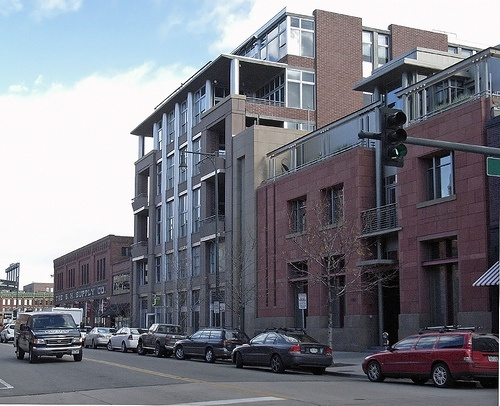
#> input picture test/1.jpg, 500 x 406 px
$ python resizeWithPad.py
#> lines starting #> are read from the running program, lines starting #| are printed output that depends on the picture
#> further down, img is the input picture: shape (406, 500, 3); mean B, G, R 132.6, 123.8, 122.4
import cv2
import math
import numpy as np
from numpy import random

def ResizeWithPad_W(img, target_size, new_value=[127,127,127]):
#> called with target_size = (200, 400)
    ih,iw,_ = img.shape
#> ih = 406; iw = 500
    th,tw = target_size
    resize_rate = float(th/ih)
#> resize_rate = 0.493
    resize_w = int(round(iw*resize_rate))
#> resize_w = 246
    resize_h = int(round(ih*resize_rate))
#> resize_h = 200
    resize_img = cv2.resize(img, (resize_w,resize_h))
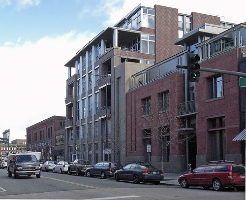
#> resize_img: shape (200, 246, 3); mean B, G, R 132.4, 123.6, 122.2

    new_img = np.full((th,tw,3), new_value, dtype=np.uint8)

    start_w =random.randint(0, max(0, tw-resize_w))
#> start_w = 47
    new_img[:resize_h,start_w:start_w+resize_w,:] = resize_img
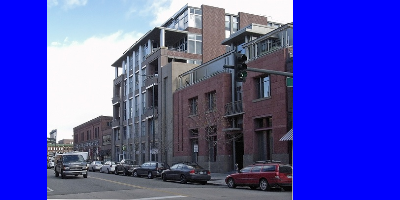
#> new_img: shape (200, 400, 3); mean B, G, R 179.6, 76, 75.1
    return new_img

def ResizeWithPad_H(img, target_size, new_value=[127,127,127]):
#> called with target_size = (400, 400)
    ih, iw, _ = img.shape
#> ih = 406; iw = 500
    th, tw = target_size
    resize_rate = float(tw / iw)
#> resize_rate = 0.8
    resize_w = int(round(iw * resize_rate))
#> resize_w = 400
    resize_h = int(round(ih * resize_rate))
#> resize_h = 325
    resize_img = cv2.resize(img, (resize_w, resize_h))
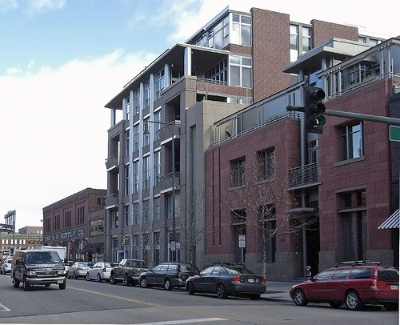
#> resize_img: shape (325, 400, 3); mean B, G, R 132.5, 123.8, 122.3

    new_value = [127, 127, 127]
    new_img = np.full((th, tw, 3), new_value, dtype=np.uint8)

    start_h = random.randint(0, max(0, th - resize_h))
#> start_h = 64
    new_img[start_h:start_h+resize_h, :resize_w, :] = resize_img
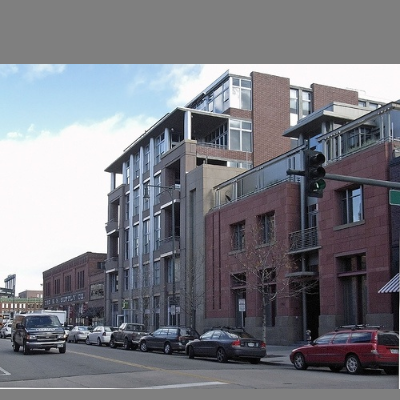
#> new_img: shape (400, 400, 3); mean B, G, R 131.5, 124.4, 123.2
    return new_img


if __name__ == "__main__":
    img = cv2.imread("../test/1.jpg")
    cv2.imshow("raw", img)

    img_resize_w = ResizeWithPad_W(img, (200, 400), [255,0,0])
    img_resize_h = ResizeWithPad_H(img, (400, 400))
    cv2.imshow("resize_w", img_resize_w)
    cv2.imshow("resize_h", img_resize_h)
    cv2.waitKey(-1)
